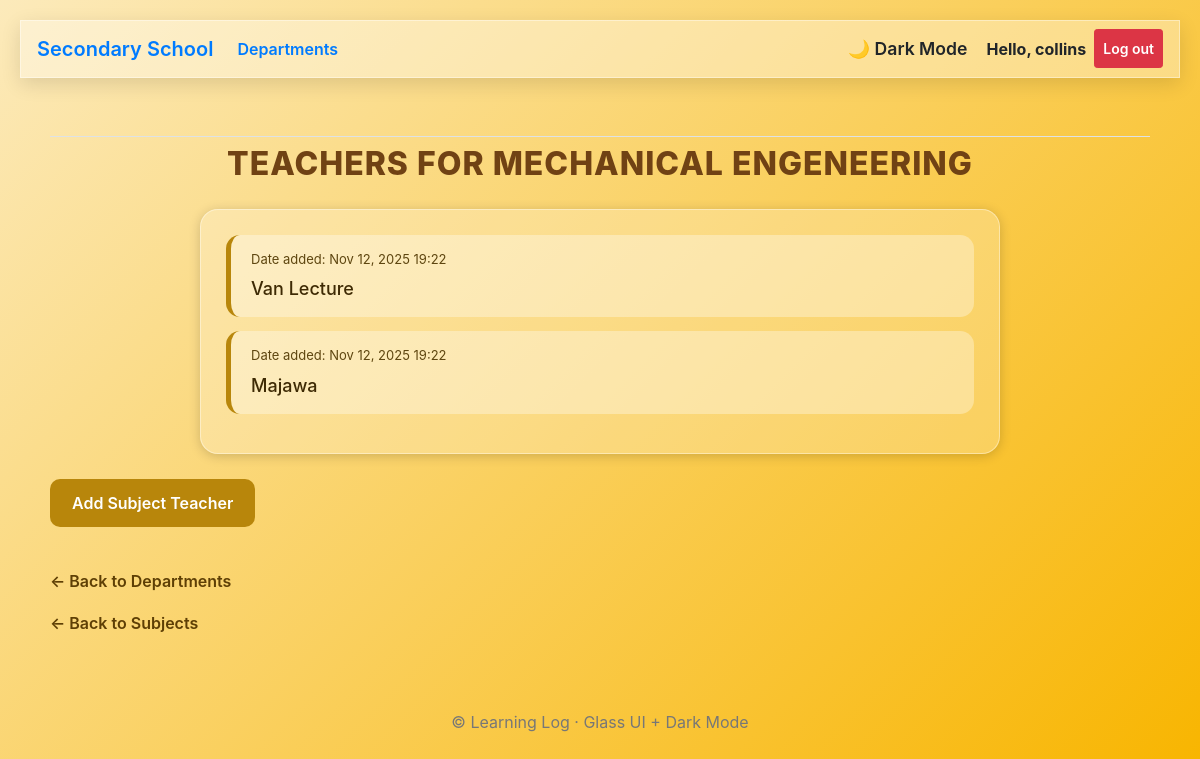
/subject/16/ (signed in), run on the app's committed database.
### school_app/models.py (models this page shows, shortened)
class Subjects(models.Model):
    department_subjects = models.ForeignKey(Departments, on_delete=models.CASCADE)
    owner = models.ForeignKey(User, on_delete=models.CASCADE)
    text = models.CharField(max_length=300)
    date_added = models.DateTimeField(auto_now_add=True)
    class Meta:
        verbose_name_plural = 'subjects'

class SubjectTeacher(models.Model):
    teacher_subject = models.ForeignKey(Subjects, on_delete=models.CASCADE, related_name='teacher_subject')
    text = models.CharField(max_length=1000)
    date_added = models.DateTimeField(auto_now_add=True)

### school_app/views.py (the view)
# urls.py: path('subject/<int:subject_id>/', views.subject_teacher, name='subject_teacher'),
@login_required()
def subject_teacher(request, subject_id):
    subject = get_object_or_404(Subjects, id=subject_id)
    if subject.owner != request.user:
        raise Http404
    teacher = subject.teacher_subject.order_by("date_added")
    department = subject.department_subjects
    context = {'subject': subject, 'teacher': teacher, 'department': department}
    return render(request, 'school_app/subject_teacher.html', context)

### school_app/templates/school_app/subject_teacher.html (shortened to what this page needs)
{% extends 'school_app/base.html' %}
{% block content %}
<h2 class="page-title">Teachers for {{ subject.text }}</h2>
<div class="teacher-container">
    {% for name in teacher %}
        <div class="teacher-card">
            <div class="teacher-date">
                Date added: {{ name.date_added|date:"M d, Y H:i" }}
            </div>
            <div class="teacher-name">
                {{ name.text }}
            </div>
        </div>
    {% empty %}
        <div class="teacher-card">
            No teacher for {{ subject }} has been added yet.
        </div>
    {% endfor %}
</div>
<a class="gold-btn" href="{% url 'school_app:new_teacher' subject.id %}">
    Add Subject Teacher
</a>
<br><br>
<a class="back-link" href="{% url 'school_app:departments' %}">← Back to Departments</a>
<br>
<a class="back-link" href="{% url 'school_app:subjects' department.id %}">← Back to Subjects</a>
{% endblock content %}

### school_app/templates/school_app/base.html (shortened to what this page needs)
{% load bootstrap4 %}
<!doctype html>
<html lang="en">
<head>
    {% bootstrap_css %}
</head>
<body class="fade-in">
<nav class="navbar navbar-expand-md glass-nav mb-4">
    <a class="navbar-brand" href="{% url 'school_app:index' %}">Secondary School</a>
    <div class="collapse navbar-collapse" id="mainNav">
        <ul class="navbar-nav mr-auto slide-up">
            <li class="nav-item">
                <a class="nav-link" href="{% url 'school_app:departments' %}">Departments</a>
            </li>
        </ul>
        <ul class="navbar-nav ml-auto slide-up">
            <li class="nav-item">
                <span id="darkModeToggle" class="nav-link">
                    🌙 Dark Mode
                </span>
            </li>
            {% if user.is_authenticated %}
                <li class="nav-item">
                    <span class="nav-link font-weight-bold">
                        Hello, {{ user.username }}
                    </span>
                </li>
                <li class="nav-item">
                    <form action="{% url 'users:logout' %}" method="post" style="display:inline;">
                        <button type="submit" class="nav-link btn btn-danger btn-sm text-white">
                            Log out
                        </button>
                    </form>
                </li>
            {% endif %}
        </ul>
    </div>
</nav>
<main class="container main-container slide-up">
    <div class="pb-2 mb-2 border-bottom">
    </div>
    <div>
        {% block content %}{% endblock content %}
    </div>
</main>
<div class="footer slide-up">
    &copy; {{ now|date:"Y" }} Learning Log · Glass UI + Dark Mode
</div>
</body>
</html>

### school_app/templates/school_app/base.html (style rules this page uses)
.glass-nav { background: rgba(255, 255, 255, 0.35); backdrop-filter: blur(18px) saturate(180%); -webkit-backdrop-filter: blur(18px) saturate(180%); border: 1px solid rgba(255, 255, 255, 0.4); box-shadow: 0 6px 20px rgba(0,0,0,0.12); }
.nav-link, .navbar-brand { font-weight: 600; transition: 0.4s; }
.fade-in { animation: fadeIn 0.9s ease forwards; }
.slide-up { animation: slideUp 0.9s ease forwards; }
.main-container { margin-top: 30px; padding: 20px; }
#darkModeToggle { cursor: pointer; font-size: 1.1rem; padding: 6px 10px; border-radius: 8px; border: 1px solid transparent; }
.footer { text-align: center; padding: 15px; margin-top: 40px; color: #777; }

### school_app/templates/school_app/subject_teacher.html (style rules this page uses)
body { background: linear-gradient(135deg, #fceabb, #f8b500); padding: 20px; }
.page-title { color: #704214; font-size: 32px; font-weight: 800; text-align: center; margin-bottom: 25px; letter-spacing: 1px; text-transform: uppercase; }
.teacher-container { background: rgba(255, 255, 255, 0.22); backdrop-filter: blur(18px); padding: 25px; border-radius: 18px; border: 1px solid rgba(255,255,255,0.4); width: 90%; max-width: 800px; margin: 0 auto 25px auto; box-shadow: 0 2px 12px rgba(0,0,0,0.18); }
.teacher-card { background: rgba(255,255,255,0.33); padding: 15px 20px; margin-bottom: 14px; border-radius: 14px; border-left: 5px solid #b8860b; }
.teacher-date { font-size: 13px; color: #5e4610; }
.teacher-name { font-size: 18px; margin-top: 6px; color: #3e2a04; font-weight: 500; }
.gold-btn { display: inline-block; background: #b8860b; padding: 12px 22px; color: white; text-decoration: none; border-radius: 10px; font-weight: 600; transition: background .25s ease; }
.back-link { display: inline-block; margin-top: 18px; color: #5e3f05; text-decoration: none; font-weight: 600; }

### data on the page
Subjects: text "MECHANICAL ENGENEERING"
SubjectTeacher: date_added "Nov 12, 2025 19:22", text "Van Lecture"
SubjectTeacher: date_added "Nov 12, 2025 19:22", text "Majawa"

### other printed values
{{ user.username }} "collins"
